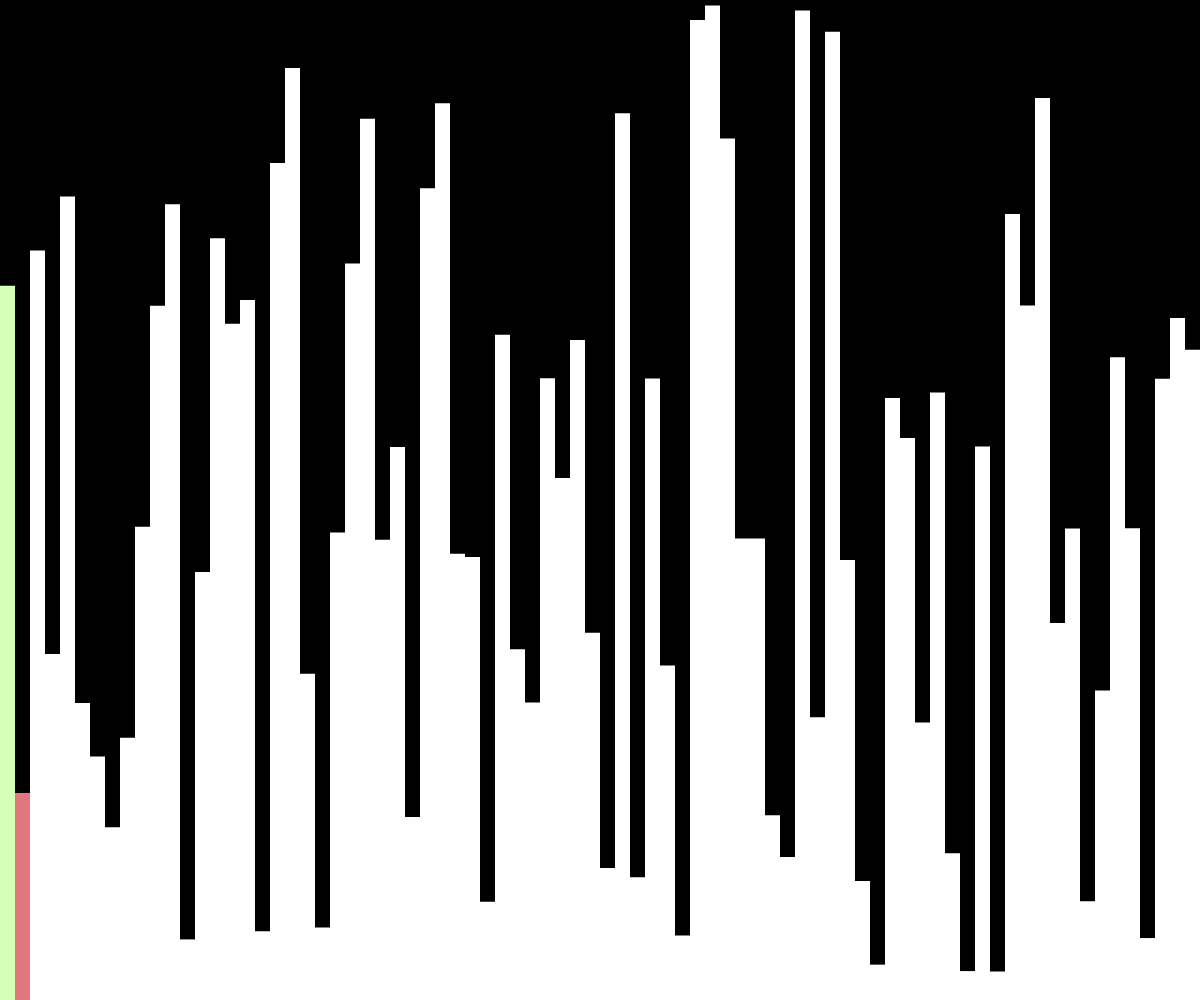
Frame 1 (no input)
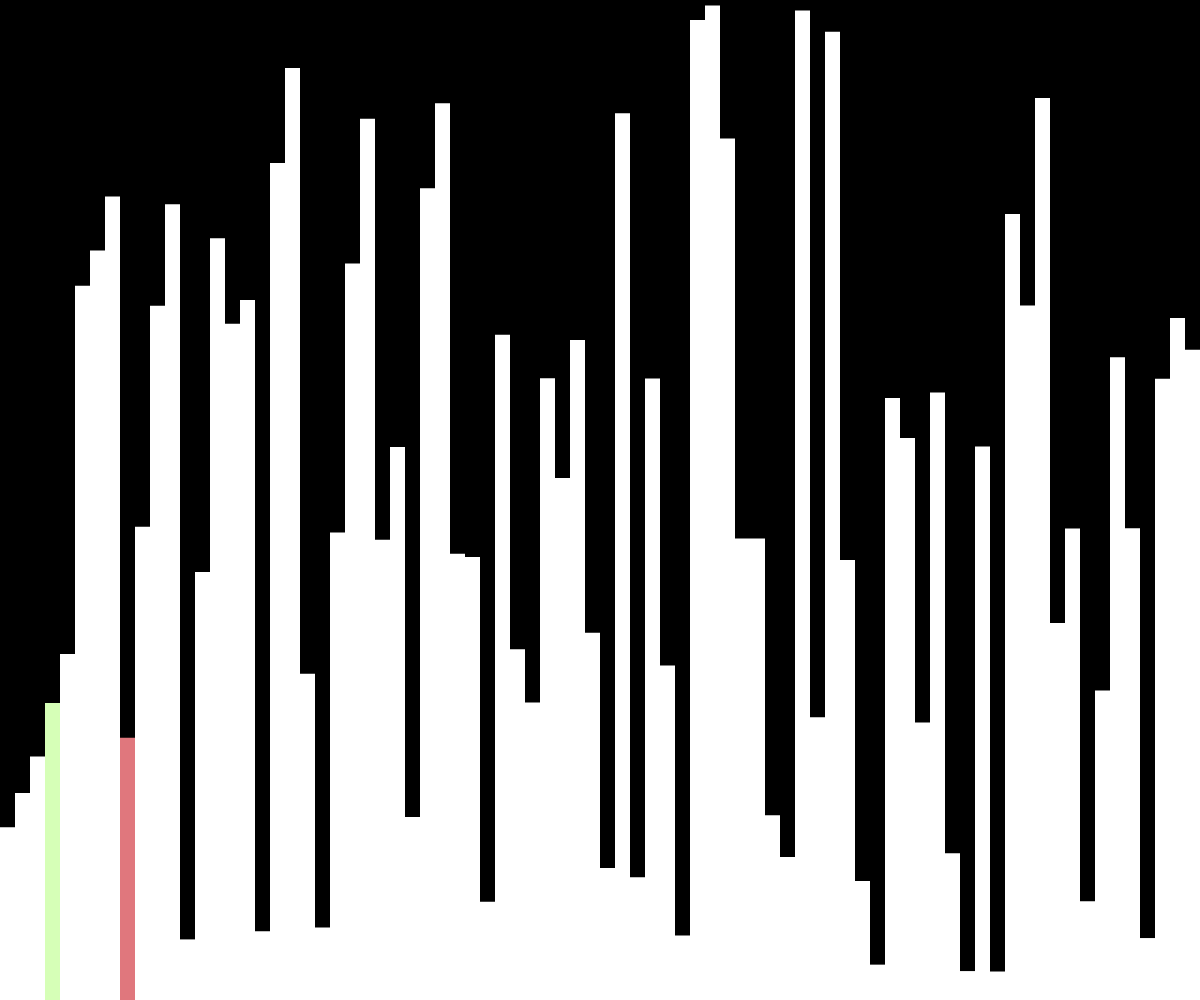
Frame 60 (no input)
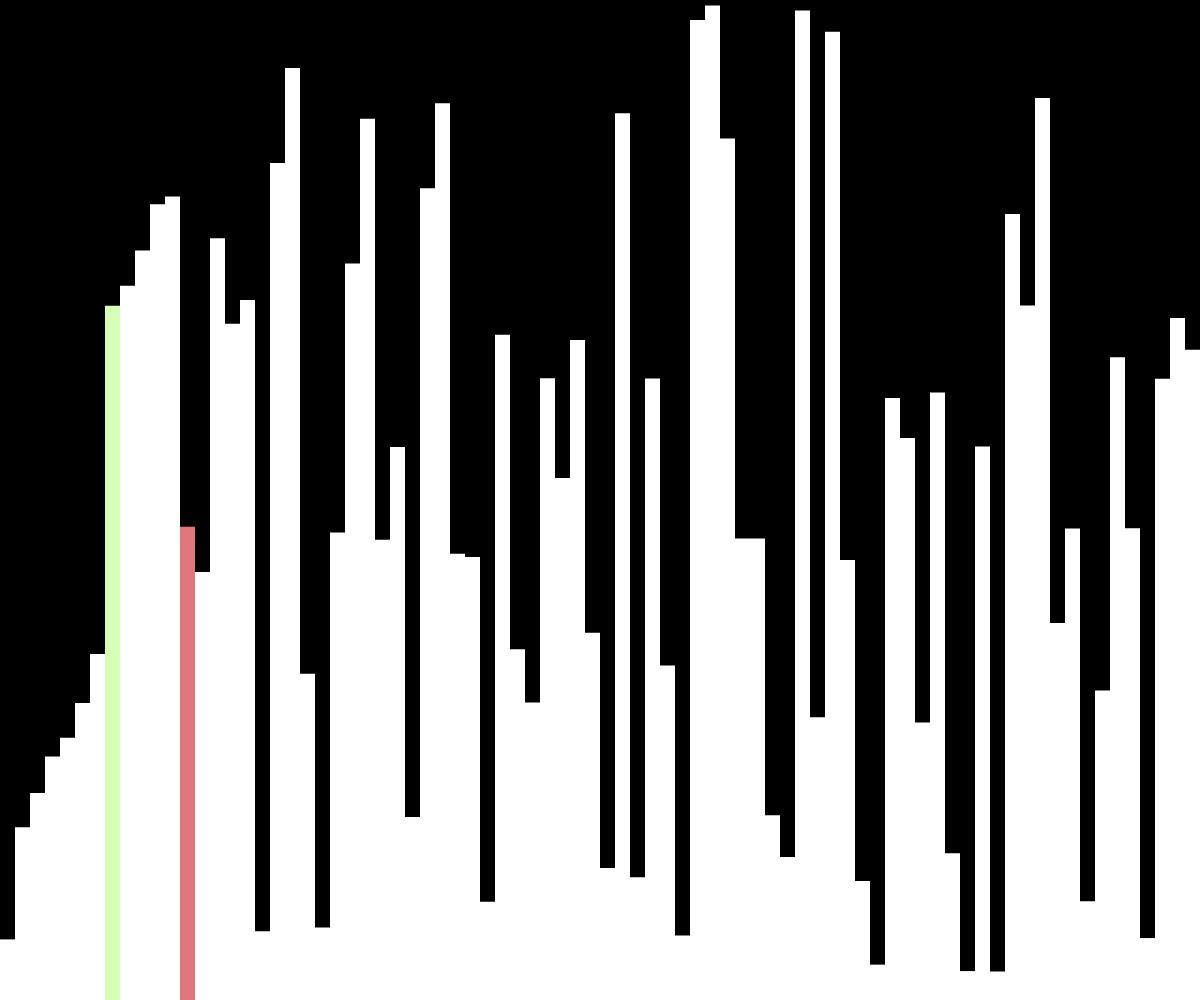
Frame 120 (the mouse pressed at the canvas centre since frame 60)

The p5.js sketch that drew these frames (run headless with seeded random() and noise() and a simulated clock; from frame 60 on, the mouse is pressed at the canvas centre):

// p5.js sketch
// ── sketch.js
// original: https://editor.p5js.org/codingtrain/sketches/vic6Qzo-j
// changed from quicksort to icantbelieveitsorts
let values = [];
let w = 15;

let states = [];

function setup() {
  createCanvas(windowWidth, windowHeight);
  values = new Array(floor(width / w));
  for (let i = 0; i < values.length; i++) {
    values[i] = random(height);
    states[i] = -1;
  }
  icantbelieveitcansort(values, 0, values.length-1);
}

async function quickSort(arr, start, end) {
  if (start >= end) {
    return;
  }
  let index = await partition(arr, start, end);
  states[index] = -1;

  await Promise.all([
    quickSort(arr, start, index - 1),
    quickSort(arr, index + 1, end)
  ]);
}

async function partition(arr, start, end) {
  for (let i = start; i < end; i++) {
    states[i] = 1;
  }

  let pivotValue = arr[end];
  let pivotIndex = start;
  states[pivotIndex] = 0;
  for (let i = start; i < end; i++) {
    if (arr[i] < pivotValue) {
      await swap(arr, i, pivotIndex);
      states[pivotIndex] = -1;
      pivotIndex++;
      states[pivotIndex] = 0;
    }
  }
  await swap(arr, pivotIndex, end);

  for (let i = start; i < end; i++) {
    if (i != pivotIndex) {
      states[i] = -1;
    }
  }

  return pivotIndex;
}

async function insertion(arr) {
  let key = 0;
  for (let i = 1; i < arr.length; i++) {
    states[i] = 1;
    key = arr[i];
    let j = i - 1;
    while (j >= 0 && key < arr[j]) {
      states[j] = 0;
      arr[j + 1] = arr[j];
      await sleep(50);
      states[j] = -1;
      j -= 1;
    }
    arr[j + 1] = key;
    states[i] = -1;
  }
}

async function bubblesort(arr) {
  for (let i = 0; i < arr.length - 1; i++) {
    for (let j = 0; j < arr.length - i - 1; j++) {
      states[j] = 0;
      states[j + 1] = 0;
      if (arr[j] > arr[j + 1]) {
        await swap(arr, j, j + 1);
      }
      states[j + 1] = -1;
      states[j] = -1;
    }
    states[arr.length - i - 1] = 1;
  }
}

async function icantbelieveitcansort(arr) {
  for (let i = 1; i < values.length; i++) {
    states[i] = 0;
    for (let j = 0; j < i; j++) {
      states[j] = 1;
      if (arr[i] < arr[j]) {
        await swap(arr, i, j);
      }
      states[j] = -1;
    }
    states[i] = -1;
  }
}
 

function draw() {
  background(0);

  for (let i = 0; i < values.length; i++) {
    noStroke();
    if (states[i] == 0) {
      fill("#E0777D");
    } else if (states[i] == 1) {
      fill("#D6FFB7");
    } else {
      fill(255);
    }
    rect(i * w, height - values[i], w, values[i]);
  }
}

async function swap(arr, a, b) {
  await sleep(50);
  let temp = arr[a];
  arr[a] = arr[b];
  arr[b] = temp;
}

function sleep(ms) {
  return new Promise((resolve) => setTimeout(resolve, ms));
}
